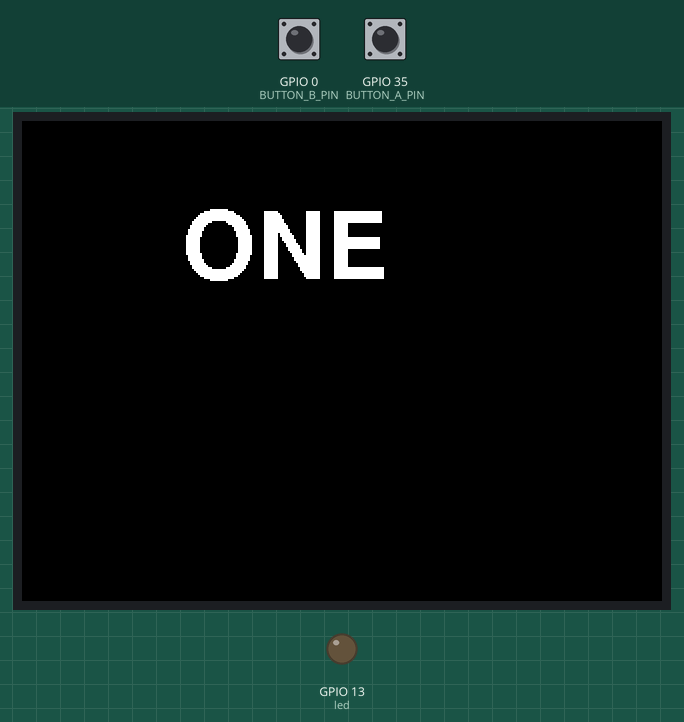
Recording of a sketch running on a simulated ESP32. Parts: 320×240 colour display, output pins drawn as LEDs (lit = HIGH). The inputs (shaded band) are chosen by the test bench; at power-on: GPIO 0 (BUTTON_B_PIN) HIGH, GPIO 35 (BUTTON_A_PIN) HIGH. WiFi joins after 1.5 s; servers stay silent unless stated; what the sketch prints to the serial monitor is not drawn.

Above: at 2.9 s.
3.0 s: GPIO 0 (BUTTON_B_PIN) pulled LOW for 0.15 s
At 4.1 s:
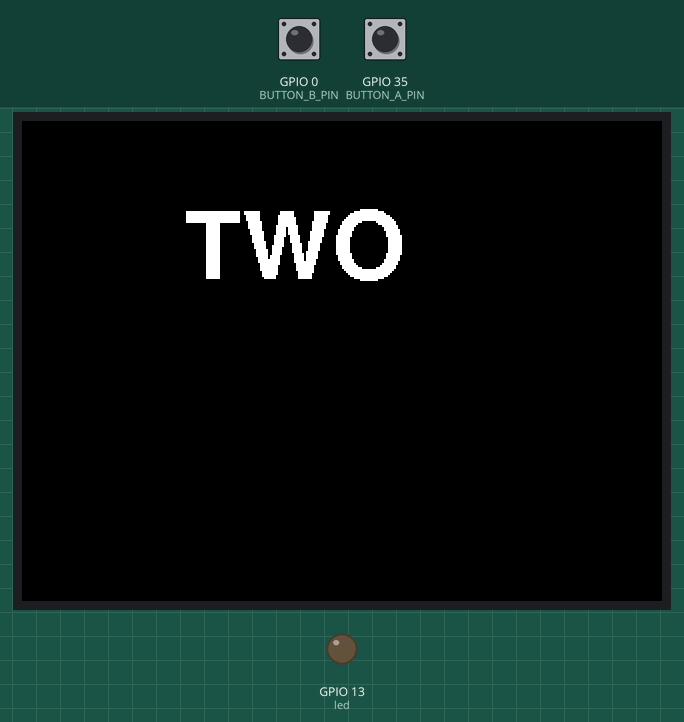
6.1 s: GPIO 35 (BUTTON_A_PIN) pulled LOW for 0.15 s
9.2 s: GPIO 35 (BUTTON_A_PIN) pulled LOW for 0.15 s
At 10.7 s:
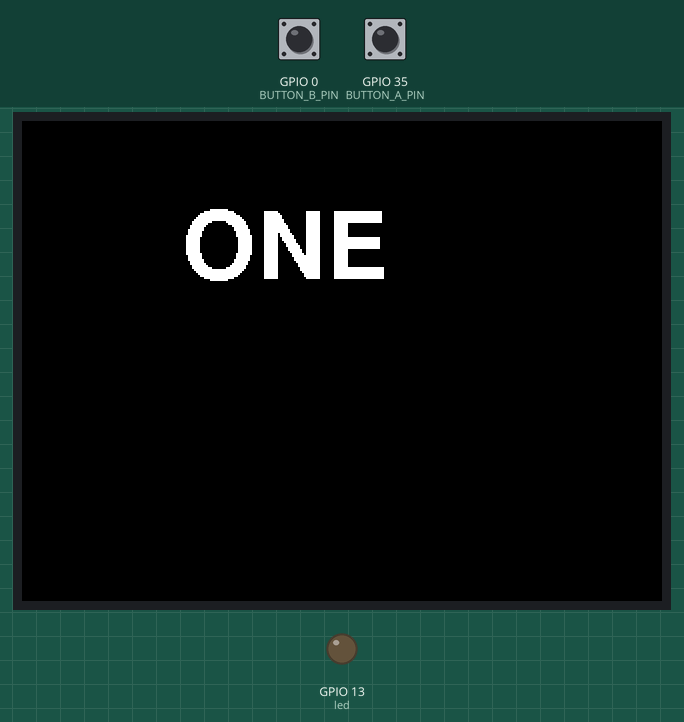
11.3 s: GPIO 35 (BUTTON_A_PIN) pulled LOW for 1 s
Timing chart, 0 to 14.3 s (numbered marks = the images above; inputs shaded):
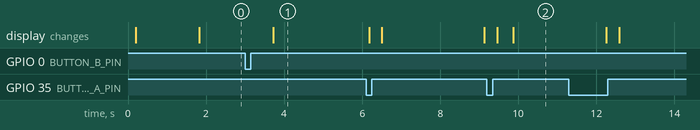

Measured:
- after the input at 3.0 s, the display: changes after 0.72 s (image 1)
- after the input at 9.2 s, the display: first differs from a run without the input after 0.67 s (image 2)

The sketch:

TTGOWebServerButtonDemo2.ino
```cpp
/////////////////////////////////////////////////////////////////
#include <WiFi.h>
#include <WiFiClient.h>
#include <WebServer.h>
#include <ESPmDNS.h>
#include "Free_Fonts.h" // Include the header file attached to this sketch
#include "SPI.h"
#include "TFT_eSPI.h"
#include "Button2.h";

/////////////////////////////////////////////////////////////////

#define BUTTON_A_PIN  35
#define BUTTON_B_PIN  0

/////////////////////////////////////////////////////////////////

Button2 buttonA = Button2(BUTTON_A_PIN);
Button2 buttonB = Button2(BUTTON_B_PIN);
String TEXT = "ONE";

const char* ssid = "wifissid";
const char* password = "password";
WebServer server(80);
const int led = 13;

/////////////////////////////////////////////////////////////////

void handleRoot() {
  digitalWrite(led, 1);
  server.send(200, "text/plain", TEXT);
  digitalWrite(led, 0);
}

void handleNotFound() {
  digitalWrite(led, 1);
  String message = "File Not Found\n\n";
  message += "URI: ";
  message += server.uri();
  message += "\nMethod: ";
  message += (server.method() == HTTP_GET) ? "GET" : "POST";
  message += "\nArguments: ";
  message += server.args();
  message += "\n";
  for (uint8_t i = 0; i < server.args(); i++) {
    message += " " + server.argName(i) + ": " + server.arg(i) + "\n";
  }
  server.send(404, "text/plain", message);
  digitalWrite(led, 0);
}

//display Use hardware SPI
TFT_eSPI tft = TFT_eSPI();
unsigned long drawTime = 0;

void setup() {
  Serial.begin(9600);
  delay(50);
  Serial.println("\n\nMultiple Buttons Demo");

  buttonA.setClickHandler(click);
  buttonB.setClickHandler(click);

  //display
  tft.begin();
  tft.setRotation(1);

  pinMode(led, OUTPUT);
  digitalWrite(led, 0);
//  Serial.begin(115200);
  WiFi.mode(WIFI_STA);
  WiFi.begin(ssid, password);
  Serial.println("");

  // Wait for connection
  while (WiFi.status() != WL_CONNECTED) {
    delay(500);
    Serial.print(".");
  }
  Serial.println("");
  Serial.print("Connected to ");
  Serial.println(ssid);
  Serial.print("IP address: ");
  Serial.println(WiFi.localIP());

  if (MDNS.begin("esp32")) {
    Serial.println("MDNS responder started");
  }

  server.on("/", handleRoot);

  server.on("/inline", []() {
    server.send(200, "text/plain", "this works as well");
  });

  server.onNotFound(handleNotFound);

  server.begin();
  Serial.println("HTTP server started");
}

/////////////////////////////////////////////////////////////////

void loop() {
  server.handleClient();

  buttonA.loop();
  buttonB.loop();
  Serial.println(TEXT);

//display
  tft.fillScreen(TFT_BLACK);
  tft.setFreeFont(FF24);
  tft.drawString(TEXT, 80, 43, GFXFF);
//  delay(1000);

}

/////////////////////////////////////////////////////////////////

void click(Button2& btn) {
    if (btn == buttonA) {
      TEXT = "ONE";
      Serial.println("A clicked");
    } else if (btn == buttonB) {
      TEXT = "TWO";
      Serial.println("B clicked");
    }
}

/////////////////////////////////////////////////////////////////
```

Free_Fonts.h
```cpp
// Attach this header file to your sketch to use the GFX Free Fonts. You can write
// sketches without it, but it makes referencing them easier.

// This calls up ALL the fonts but they only get loaded if you actually
// use them in your sketch.
//
// No changes are needed to this header file unless new fonts are added to the
// library "Fonts/GFXFF" folder.
//
// To save a lot of typing long names, each font can easily be referenced in the
// sketch in three ways, either with:
//
//    1. Font file name with the & in front such as &FreeSansBoldOblique24pt7b
//       an example being:
//
//       tft.setFreeFont(&FreeSansBoldOblique24pt7b);
//
//    2. FF# where # is a number determined by looking at the list below
//       an example being:
//
//       tft.setFreeFont(FF32);
//
//    3. An abbreviation of the file name. Look at the list below to see
//       the abbreviations used, for example:
//
//       tft.setFreeFont(FSSBO24)
//
//       Where the letters mean:
//       F = Free font
//       M = Mono
//      SS = Sans Serif (double S to distinguish is form serif fonts)
//       S = Serif
//       B = Bold
//       O = Oblique (letter O not zero)
//       I = Italic
//       # =  point size, either 9, 12, 18 or 24
//
//  Setting the font to NULL will select the GLCD font:
//
//      tft.setFreeFont(NULL); // Set font to GLCD

#define LOAD_GFXFF

#ifdef LOAD_GFXFF // Only include the fonts if LOAD_GFXFF is defined in User_Setup.h

// Use these when printing or drawing text in GLCD and high rendering speed fonts
#define GFXFF 1
#define GLCD  0
#define FONT2 2
#define FONT4 4
#define FONT6 6
#define FONT7 7
#define FONT8 8

// Use the following when calling setFont()
//
// Reserved for GLCD font  // FF0
//

#define TT1 &TomThumb

#define FM9 &FreeMono9pt7b
#define FM12 &FreeMono12pt7b
#define FM18 &FreeMono18pt7b
#define FM24 &FreeMono24pt7b

#define FMB9 &FreeMonoBold9pt7b
#define FMB12 &FreeMonoBold12pt7b
#define FMB18 &FreeMonoBold18pt7b
#define FMB24 &FreeMonoBold24pt7b

#define FMO9 &FreeMonoOblique9pt7b
#define FMO12 &FreeMonoOblique12pt7b
#define FMO18 &FreeMonoOblique18pt7b
#define FMO24 &FreeMonoOblique24pt7b

#define FMBO9 &FreeMonoBoldOblique9pt7b
#define FMBO12 &FreeMonoBoldOblique12pt7b
#define FMBO18 &FreeMonoBoldOblique18pt7b
#define FMBO24 &FreeMonoBoldOblique24pt7b

#define FSS9 &FreeSans9pt7b
#define FSS12 &FreeSans12pt7b
#define FSS18 &FreeSans18pt7b
#define FSS24 &FreeSans24pt7b

#define FSSB9 &FreeSansBold9pt7b
#define FSSB12 &FreeSansBold12pt7b
#define FSSB18 &FreeSansBold18pt7b
#define FSSB24 &FreeSansBold24pt7b

#define FSSO9 &FreeSansOblique9pt7b
#define FSSO12 &FreeSansOblique12pt7b
#define FSSO18 &FreeSansOblique18pt7b
#define FSSO24 &FreeSansOblique24pt7b

#define FSSBO9 &FreeSansBoldOblique9pt7b
#define FSSBO12 &FreeSansBoldOblique12pt7b
#define FSSBO18 &FreeSansBoldOblique18pt7b
#define FSSBO24 &FreeSansBoldOblique24pt7b

#define FS9 &FreeSerif9pt7b
#define FS12 &FreeSerif12pt7b
#define FS18 &FreeSerif18pt7b
#define FS24 &FreeSerif24pt7b

#define FSI9 &FreeSerifItalic9pt7b
#define FSI12 &FreeSerifItalic12pt7b
#define FSI19 &FreeSerifItalic18pt7b
#define FSI24 &FreeSerifItalic24pt7b

#define FSB9 &FreeSerifBold9pt7b
#define FSB12 &FreeSerifBold12pt7b
#define FSB18 &FreeSerifBold18pt7b
#define FSB24 &FreeSerifBold24pt7b

#define FSBI9 &FreeSerifBoldItalic9pt7b
#define FSBI12 &FreeSerifBoldItalic12pt7b
#define FSBI18 &FreeSerifBoldItalic18pt7b
#define FSBI24 &FreeSerifBoldItalic24pt7b

#define FF0 NULL //ff0 reserved for GLCD
#define FF1 &FreeMono9pt7b
#define FF2 &FreeMono12pt7b
#define FF3 &FreeMono18pt7b
#define FF4 &FreeMono24pt7b

#define FF5 &FreeMonoBold9pt7b
#define FF6 &FreeMonoBold12pt7b
#define FF7 &FreeMonoBold18pt7b
#define FF8 &FreeMonoBold24pt7b

#define FF9 &FreeMonoOblique9pt7b
#define FF10 &FreeMonoOblique12pt7b
#define FF11 &FreeMonoOblique18pt7b
#define FF12 &FreeMonoOblique24pt7b

#define FF13 &FreeMonoBoldOblique9pt7b
#define FF14 &FreeMonoBoldOblique12pt7b
#define FF15 &FreeMonoBoldOblique18pt7b
#define FF16 &FreeMonoBoldOblique24pt7b

#define FF17 &FreeSans9pt7b
#define FF18 &FreeSans12pt7b
#define FF19 &FreeSans18pt7b
#define FF20 &FreeSans24pt7b

#define FF21 &FreeSansBold9pt7b
#define FF22 &FreeSansBold12pt7b
#define FF23 &FreeSansBold18pt7b
#define FF24 &FreeSansBold24pt7b

#define FF25 &FreeSansOblique9pt7b
#define FF26 &FreeSansOblique12pt7b
#define FF27 &FreeSansOblique18pt7b
#define FF28 &FreeSansOblique24pt7b

#define FF29 &FreeSansBoldOblique9pt7b
#define FF30 &FreeSansBoldOblique12pt7b
#define FF31 &FreeSansBoldOblique18pt7b
#define FF32 &FreeSansBoldOblique24pt7b

#define FF33 &FreeSerif9pt7b
#define FF34 &FreeSerif12pt7b
#define FF35 &FreeSerif18pt7b
#define FF36 &FreeSerif24pt7b

#define FF37 &FreeSerifItalic9pt7b
#define FF38 &FreeSerifItalic12pt7b
#define FF39 &FreeSerifItalic18pt7b
#define FF40 &FreeSerifItalic24pt7b

#define FF41 &FreeSerifBold9pt7b
#define FF42 &FreeSerifBold12pt7b
#define FF43 &FreeSerifBold18pt7b
#define FF44 &FreeSerifBold24pt7b

#define FF45 &FreeSerifBoldItalic9pt7b
#define FF46 &FreeSerifBoldItalic12pt7b
#define FF47 &FreeSerifBoldItalic18pt7b
#define FF48 &FreeSerifBoldItalic24pt7b

// >>>>>>>>>>>>>>>>>>>>>>>>>>>>>>>>>>>>>>>>>>>>>>>>>>>>>>>>>>>>>>>>>>>>>>>>>>>>>>>>>
// Now we define "s"tring versions for easy printing of the font name so:
//   tft.println(sFF5);
// will print
//   Mono bold 9
// >>>>>>>>>>>>>>>>>>>>>>>>>>>>>>>>>>>>>>>>>>>>>>>>>>>>>>>>>>>>>>>>>>>>>>>>>>>>>>>>>

#define sFF0 "GLCD"
#define sTT1 "Tom Thumb"
#define sFF1 "Mono 9"
#define sFF2 "Mono 12"
#define sFF3 "Mono 18"
#define sFF4 "Mono 24"

#define sFF5 "Mono bold 9"
#define sFF6 "Mono bold 12"
#define sFF7 "Mono bold 18"
#define sFF8 "Mono bold 24"

#define sFF9 "Mono oblique 9"
#define sFF10 "Mono oblique 12"
#define sFF11 "Mono oblique 18"
#define sFF12 "Mono oblique 24"

#define sFF13 "Mono bold oblique 9"
#define sFF14 "Mono bold oblique 12"
#define sFF15 "Mono bold oblique 18"
#define sFF16 "Mono bold oblique 24" // Full text line is too big for 480 pixel wide screen

#define sFF17 "Sans 9"
#define sFF18 "Sans 12"
#define sFF19 "Sans 18"
#define sFF20 "Sans 24"

#define sFF21 "Sans bold 9"
#define sFF22 "Sans bold 12"
#define sFF23 "Sans bold 18"
#define sFF24 "Sans bold 24"

#define sFF25 "Sans oblique 9"
#define sFF26 "Sans oblique 12"
#define sFF27 "Sans oblique 18"
#define sFF28 "Sans oblique 24"

#define sFF29 "Sans bold oblique 9"
#define sFF30 "Sans bold oblique 12"
#define sFF31 "Sans bold oblique 18"
#define sFF32 "Sans bold oblique 24"

#define sFF33 "Serif 9"
#define sFF34 "Serif 12"
#define sFF35 "Serif 18"
#define sFF36 "Serif 24"

#define sFF37 "Serif italic 9"
#define sFF38 "Serif italic 12"
#define sFF39 "Serif italic 18"
#define sFF40 "Serif italic 24"

#define sFF41 "Serif bold 9"
#define sFF42 "Serif bold 12"
#define sFF43 "Serif bold 18"
#define sFF44 "Serif bold 24"

#define sFF45 "Serif bold italic 9"
#define sFF46 "Serif bold italic 12"
#define sFF47 "Serif bold italic 18"
#define sFF48 "Serif bold italic 24"

#else // LOAD_GFXFF not defined so setup defaults to prevent error messages

// >>>>>>>>>>>>>>>>>>>>>>>>>>>>>>>>>>>>>>>>>>>>>>>>>>>>>>>>>>>>>>>>>>>>>>>>>>>>>>>>>
// Free fonts are not loaded in User_Setup.h so we must define all as font 1
// to prevent compile error messages
// >>>>>>>>>>>>>>>>>>>>>>>>>>>>>>>>>>>>>>>>>>>>>>>>>>>>>>>>>>>>>>>>>>>>>>>>>>>>>>>>>

#define GFXFF 1
#define GLCD  1
#define FONT2 2
#define FONT4 4
#define FONT6 6
#define FONT7 7
#define FONT8 8

#define FF0 1
#define FF1 1
#define FF2 1
#define FF3 1
#define FF4 1
#define FF5 1
#define FF6 1
#define FF7 1
#define FF8 1
#define FF9 1
#define FF10 1
#define FF11 1
#define FF12 1
#define FF13 1
#define FF14 1
#define FF15 1
#define FF16 1
#define FF17 1
#define FF18 1
#define FF19 1
#define FF20 1
#define FF21 1
#define FF22 1
#define FF23 1
#define FF24 1
#define FF25 1
#define FF26 1
#define FF27 1
#define FF28 1
#define FF29 1
#define FF30 1
#define FF31 1
#define FF32 1
#define FF33 1
#define FF34 1
#define FF35 1
#define FF36 1
#define FF37 1
#define FF38 1
#define FF39 1
#define FF40 1
#define FF41 1
#define FF42 1
#define FF43 1
#define FF44 1
#define FF45 1
#define FF46 1
#define FF47 1
#define FF48 1

#define FM9  1
#define FM12 1
#define FM18 1
#define FM24 1

#define FMB9  1
#define FMB12 1
#define FMB18 1
#define FMB24 1

#define FMO9  1
#define FMO12 1
#define FMO18 1
#define FMO24 1

#define FMBO9  1
#define FMBO12 1
#define FMBO18 1
#define FMBO24 1

#define FSS9  1
#define FSS12 1
#define FSS18 1
#define FSS24 1

#define FSSB9  1
#define FSSB12 1
#define FSSB18 1
#define FSSB24 1

#define FSSO9  1
#define FSSO12 1
#define FSSO18 1
#define FSSO24 1

#define FSSBO9  1
#define FSSBO12 1
#define FSSBO18 1
#define FSSBO24 1

#define FS9  1
#define FS12 1
#define FS18 1
#define FS24 1

#define FSI9  1
#define FSI12 1
#define FSI19 1
#define FSI24 1

#define FSB9  1
#define FSB12 1
#define FSB18 1
#define FSB24 1

#define FSBI9  1
#define FSBI12 1
#define FSBI18 1
#define FSBI24 1

#endif // LOAD_GFXFF
```
